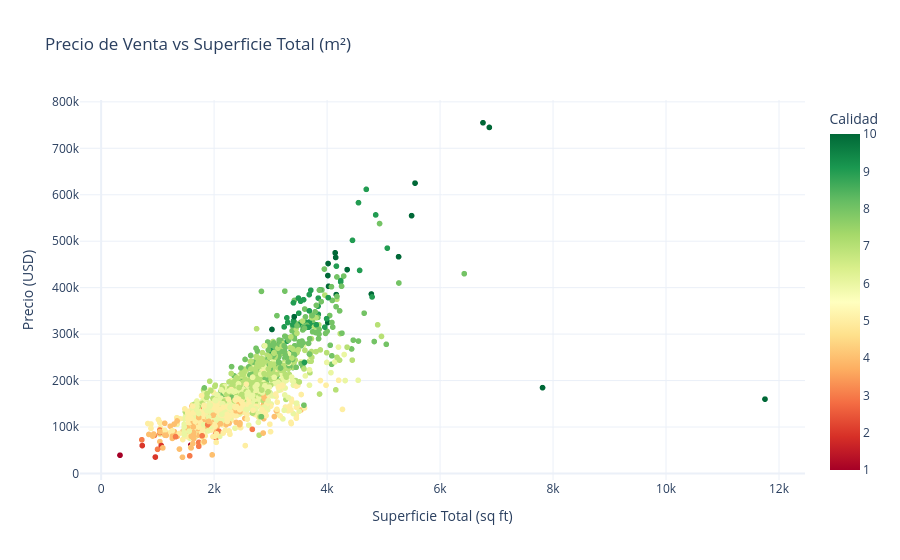

The cell this chart's notebook holds for it:
### Markdown cell above
### 3.5 Precio vs Superficie total

### Code cell
fig = px.scatter(
    df_clean,
    x='TotalSF', y='SalePrice',
    color='OverallQual',
    color_continuous_scale='RdYlGn',
    hover_data=['Neighborhood', 'YearBuilt', 'TotalBaths'],
    title='Precio de Venta vs Superficie Total (m²)',
    labels={'TotalSF': 'Superficie Total (sq ft)', 'SalePrice': 'Precio (USD)', 'OverallQual': 'Calidad'},
    template='plotly_white'
)
fig.update_layout(coloraxis_colorbar=dict(title='Calidad'))
fig.write_html('../reports/figures/price_vs_surface_interactive.html')
fig.show()

### Figure 1 — Plotly figure (JSON) as saved in the notebook; plotly's stock layout.template omitted (floating-point values rounded to 4 significant figures; data arrays with more than 128 entries replaced by an {"elided": "..."} marker saying what was removed)
{"data": [{"customdata": {"elided": "1460x3 mixed values"}, "hovertemplate": "Superficie Total (sq ft)=%{x}<br>Precio (USD)=%{y}<br>Neighborhood=%{customdata[0]}<br>YearBuilt=%{customdata[1]}<br>TotalBaths=%{customdata[2]}<br>Calidad=%{marker.color}<extra></extra>", "legendgroup": "", "marker": {"color": {"elided": "1460 int values"}, "coloraxis": "coloraxis", "symbol": "circle"}, "mode": "markers", "name": "", "showlegend": false, "type": "scattergl", "x": {"elided": "1460 int values"}, "xaxis": "x", "y": {"elided": "1460 int values"}, "yaxis": "y"}], "layout": {"coloraxis": {"colorbar": {"title": {"text": "Calidad"}}, "colorscale": [[0, "rgb(165,0,38)"], [0.1, "rgb(215,48,39)"], [0.2, "rgb(244,109,67)"], [0.3, "rgb(253,174,97)"], [0.4, "rgb(254,224,139)"], [0.5, "rgb(255,255,191)"], [0.6, "rgb(217,239,139)"], [0.7, "rgb(166,217,106)"], [0.8, "rgb(102,189,99)"], [0.9, "rgb(26,152,80)"], [1, "rgb(0,104,55)"]]}, "legend": {"tracegroupgap": 0}, "title": {"text": "Precio de Venta vs Superficie Total (m²)"}, "xaxis": {"anchor": "y", "domain": [0, 1], "title": {"text": "Superficie Total (sq ft)"}}, "yaxis": {"anchor": "x", "domain": [0, 1], "title": {"text": "Precio (USD)"}}}}
